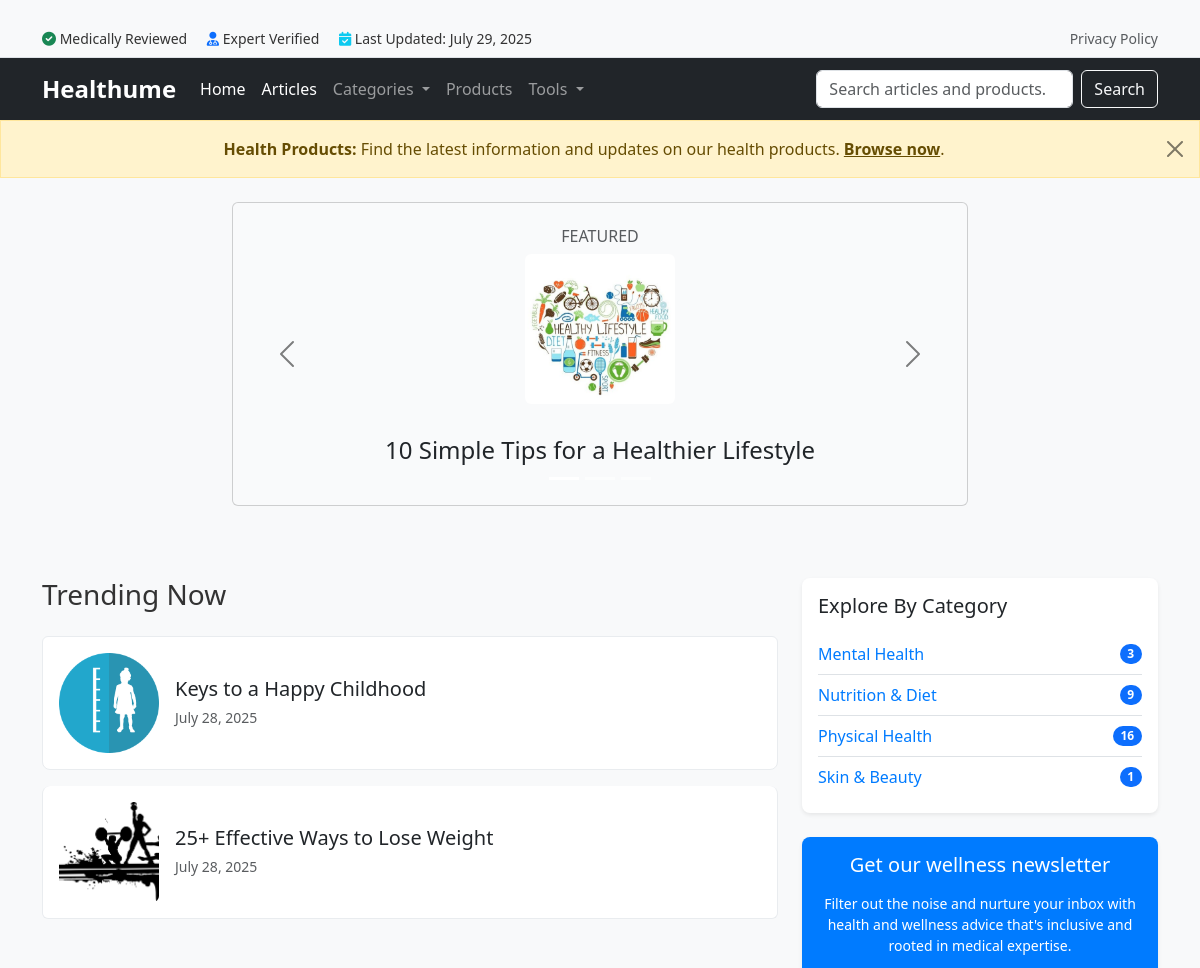
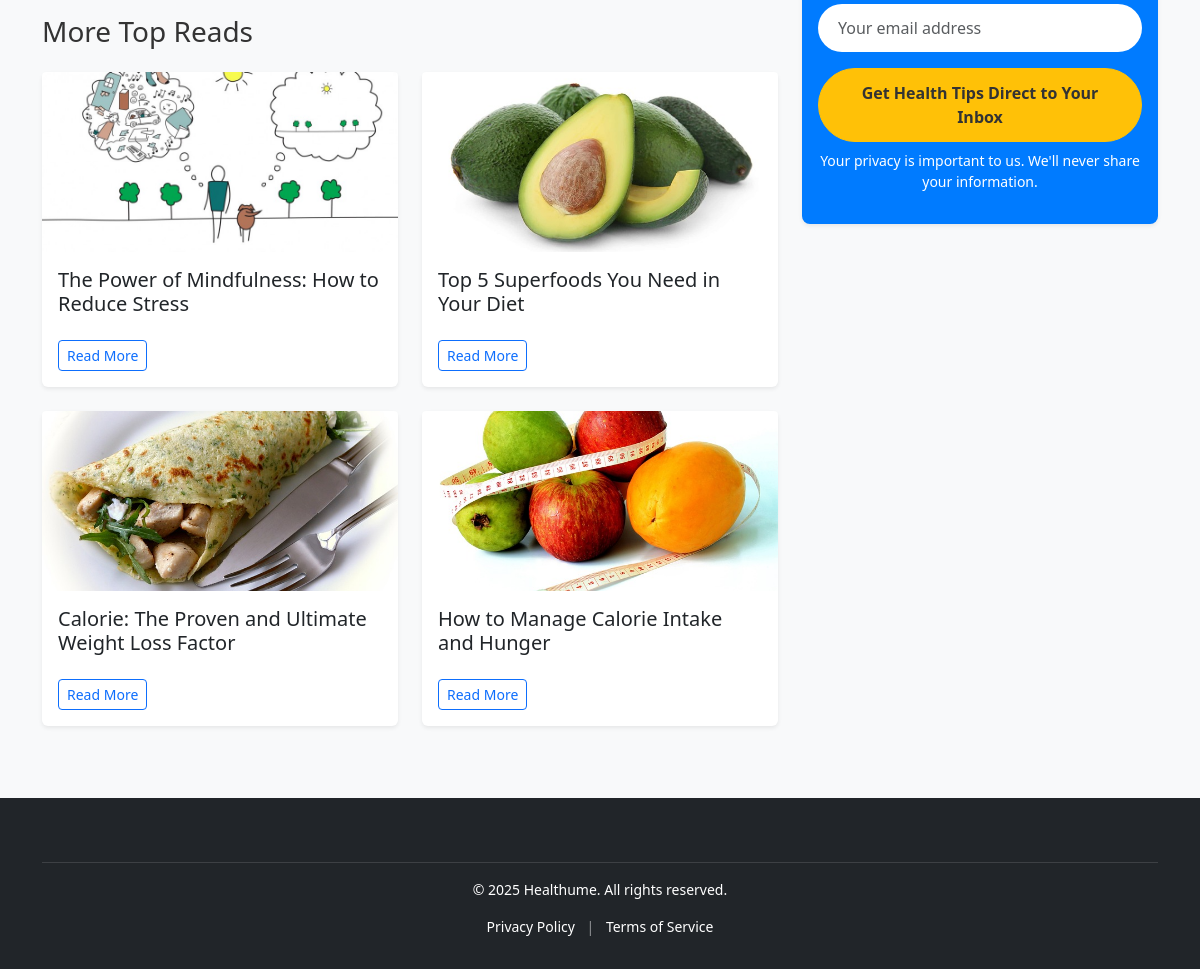
Screenshot of /blog/ with the database file from the repository (2 pictures, top to bottom).
### blog/models.py (models this page shows, shortened)
class Post(models.Model):
    title = models.CharField(max_length=200)
    slug = models.SlugField(unique=True, blank=True)
    content = tinymce_models.HTMLField(
        help_text="Write your blog content here with rich formatting (using TinyMCE editor)."
    )
    category = models.ForeignKey(
        Category,
        on_delete=models.SET_NULL,
        null=True,
        blank=True,
        help_text="Choose a category for this post."
    )
    image = models.ImageField(
        upload_to='blog_images/',
        blank=True,
        null=True,
        help_text="Upload a main image for the blog post. (Recommended size: 1200x675 pixels)"
    )
    published_date = models.DateTimeField(
        default=timezone.now,
        help_text="The date and time this post was published."
    )
    is_featured = models.BooleanField(
        default=False,
        help_text="Check to display this post prominently on the homepage's 'Featured' section."
    )
    class Meta:
        ordering = ['-is_featured', '-published_date']

class Category(models.Model):
    name = models.CharField(max_length=100, unique=True)
    slug = models.SlugField(max_length=200, unique=True, blank=True)
    class Meta:
        verbose_name_plural = "Categories"
        ordering = ['name']

### blog/views.py (the view)
# urls.py: path('', views.home_page, name='home'),
def home_page(request):
    current_year = datetime.now().year
    featured_posts = Post.objects.filter(is_featured=True).order_by('-published_date')[:4]
    trending_posts = (
        Post.objects
        .exclude(pk__in=featured_posts.values_list('pk', flat=True))
        .order_by('-published_date')[:2]
    )
    excluded_pks = list(featured_posts.values_list('pk', flat=True)) + list(trending_posts.values_list('pk', flat=True))
    more_top_reads = (
        Post.objects
        .exclude(pk__in=excluded_pks)
        .order_by('-published_date')[:4]
    )
    blog_categories = Category.objects.annotate(post_count=Count('post')).filter(post_count__gt=0).order_by('name')
    context = {
        'featured_posts': featured_posts,
        'trending_posts': trending_posts,
        'more_top_reads': more_top_reads,
        'blog_categories': blog_categories,
        'current_year': current_year,
    }
    return render(request, 'home.html', context)

### blog/templatetags/blog_tags.py (called while the page is built)
@register.simple_tag
def get_blog_categories():
    return Category.objects.annotate(post_count=Count('post')).filter(post_count__gt=0).order_by('name')

### templates/home.html (shortened to what this page needs)
{% extends 'base.html' %}
{% load static %}
{% block content %}
<div class="row mb-5">
    {% if featured_posts %}
    <div class="col-md-8 offset-md-2">
        <div id="featuredCarousel" class="carousel slide mb-4" data-bs-ride="carousel" data-bs-interval="5000">
            <div class="carousel-inner">
                {% for post in featured_posts %}
                <div class="carousel-item {% if forloop.first %}active{% endif %}">
                    <a href="{% url 'blog:post_detail' post.slug %}" class="text-decoration-none text-dark d-block">
                        <div class="card featured-card text-center h-100">
                            <h6 class="text-uppercase text-muted mb-2 mt-2">Featured</h6>
                            {% if post.image %}
                            <img src="{{ post.image.url }}" alt="{{ post.title }}" style="width:150px; height:150px; object-fit:cover; border-radius:6px;">
                            {% endif %}
                            <div class="p-3">
                                <h4 class="card-title mb-2">{{ post.title }}</h4>
                            </div>
                        </div>
                    </a>
                </div>
                {% endfor %}
            </div>
            <button class="carousel-control-prev" type="button" data-bs-target="#featuredCarousel" data-bs-slide="prev">
                <span class="carousel-control-prev-icon" style="filter:invert(110%);" aria-hidden="true"></span>
            </button>
            <button class="carousel-control-next" type="button" data-bs-target="#featuredCarousel" data-bs-slide="next">
                <span class="carousel-control-next-icon" style="filter:invert(110%);" aria-hidden="true"></span>
            </button>
            <div class="carousel-indicators">
                {% for post in featured_posts %}
                <button type="button" data-bs-target="#featuredCarousel" data-bs-slide-to="{{ forloop.counter0 }}"
                        class="{% if forloop.first %}active{% endif %}" aria-current="true" aria-label="Slide {{ forloop.counter }}"></button>
                {% endfor %}
            </div>
        </div>
    </div>
    {% else %}
    <div class="col-12 text-center">
        <div class="alert alert-info" role="alert">
            No featured posts yet. Mark some as 'featured' in the admin panel under Blog → Posts!
        </div>
    </div>
    {% endif %}
</div>
<div class="row">
    <div class="col-md-8">
        <h3 class="mb-4">Trending Now</h3>
        <div class="list-group mb-5">
            {% for post in trending_posts %}
            <a href="{% url 'blog:post_detail' post.slug %}"
                class="list-group-item list-group-item-action d-flex flex-column flex-md-row align-items-md-center mb-3 p-3 trending-item">
                {% if post.image %}
                <img src="{{ post.image.url }}" class="me-md-3 mb-2 mb-md-0 rounded" alt="{{ post.title }}" style="width: 100px; height: 100px; object-fit: cover;">
                {% endif %}
                <div class="flex-grow-1">
                    <h5 class="mb-1">{{ post.title }}</h5>
                    <small class="text-muted">{{ post.published_date|date:"F d, Y" }}</small>
                </div>
            </a>
            {% empty %}
            <div class="alert alert-warning" role="alert">
                No trending posts available. Add some articles!
            </div>
            {% endfor %}
        </div>
        <h3 class="mb-4">More Top Reads</h3>
        <div class="row">
            {% for post in more_top_reads %}
            <div class="col-md-6 mb-4">
                <div class="card h-100 shadow-sm top-read-card">
                    {% if post.image %}
                    <img src="{{ post.image.url }}" class="card-img-top" alt="{{ post.title }}" style="height: 180px; object-fit: cover;">
                    {% endif %}
                    <div class="card-body d-flex flex-column">
                        <h5 class="card-title">{{ post.title }}</h5>
                        <div class="mt-auto">
                            <a href="{% url 'blog:post_detail' post.slug %}" class="btn btn-outline-primary btn-sm">Read More</a>
                        </div>
                    </div>
                </div>
            </div>
            {% empty %}
            <div class="col-12">
                <div class="alert alert-warning" role="alert">
                    No more top reads available.
                </div>
            </div>
            {% endfor %}
        </div>
    </div>
    <div class="col-md-4">
        <div class="card sidebar-card mb-4 shadow-sm">
            <div class="card-body">
                <h5 class="card-title mb-3">Explore By Category</h5>
                <ul class="list-group list-group-flush">
                    {% for category in blog_categories %}
                    <li class="list-group-item d-flex justify-content-between align-items-center">
                        <a href="{% url 'blog:post_by_category' category.slug %}" class="text-decoration-none">{{ category.name }}</a>
                        <span class="badge bg-primary rounded-pill">{{ category.post_count }}</span>
                    </li>
                    {% empty %}
                    <li class="list-group-item text-muted">No categories created yet.</li>
                    {% endfor %}
                </ul>
            </div>
        </div>
        <div class="card sidebar-card mb-4 shadow-sm bg-primary text-white">
            <div class="card-body">
                <h5 class="card-title text-center mb-3">Get our wellness newsletter</h5>
                <p class="card-text text-center small">
                    Filter out the noise and nurture your inbox with health and wellness advice that's inclusive and rooted in medical expertise.
                </p>
                <form action="{% url 'blog:newsletter_signup' %}" method="POST">
                    <div class="mb-3">
                        <input type="email" name="email" class="form-control" placeholder="Your email address" required>
                    </div>
                    <div class="d-grid">
                        <button type="submit" class="btn btn-warning">Get Health Tips Direct to Your Inbox</button>
                    </div>
                    <p class="text-center small mt-2">Your privacy is important to us. We'll never share your information.</p>
                </form>
            </div>
        </div>
    </div>
</div>
{% endblock %}

### templates/base.html (shortened to what this page needs)
{% load static %}
{% load blog_tags %}
<!DOCTYPE html>
<html lang="en">
<head>
    <link href="https://cdn.jsdelivr.net/npm/bootstrap@5.3.0/dist/css/bootstrap.min.css" rel="stylesheet">
    <link rel="stylesheet" href="https://cdnjs.cloudflare.com/ajax/libs/font-awesome/6.0.0-beta3/css/all.min.css">
    <link rel="stylesheet" href="{% static 'css/style.css' %}">
</head>
<body>
    <header class="bg-light py-2 border-bottom">
        <div class="container d-flex justify-content-between align-items-center">
            <div class="d-none d-md-block small">
                <span class="me-3">
                    <i class="fas fa-check-circle text-success"></i> Medically Reviewed
                </span>
                <span class="me-3">
                    <i class="fas fa-user-md text-primary"></i> Expert Verified
                </span>
                <span>
                    <i class="fas fa-calendar-check text-info"></i> Last Updated: {% now "F j, Y" %}
                </span>
            </div>
            <div class="text-end small">
                <a href="{% url 'privacy_policy' %}" class="text-decoration-none text-muted">Privacy Policy</a>
            </div>
        </div>
    </header>
    <nav class="navbar navbar-expand-lg navbar-dark bg-dark">
        <div class="container">
            <a class="navbar-brand" href="{% url 'home' %}">Healthume</a>
            <div class="collapse navbar-collapse" id="navbarNav">
                <ul class="navbar-nav me-auto mb-2 mb-lg-0">
                    <li class="nav-item">
                        <a class="nav-link {% if request.resolver_match.url_name == 'home' %}active{% endif %}"
                            href="{% url 'home' %}">Home</a>
                    </li>
                    <li class="nav-item">
                        <a class="nav-link {% if 'blog' in request.resolver_match.app_name %}active{% endif %}"
                            href="{% url 'blog:post_list' %}">Articles</a>
                    </li>
                    <li class="nav-item dropdown">
                        <a class="nav-link dropdown-toggle" href="#" id="blogCategoryDropdown" role="button"
                            data-bs-toggle="dropdown" aria-expanded="false">
                            Categories
                        </a>
                            {% get_blog_categories as blog_categories %}
                    </li>
                    <li class="nav-item">
                        <a class="nav-link {% if 'shop' in request.resolver_match.app_name %}active{% endif %}"
                            href="{% url 'shop:product_list' %}">Products</a>
                    </li>
                    <li class="nav-item dropdown">
                        <a class="nav-link dropdown-toggle" href="#" id="toolsDropdown" role="button"
                            data-bs-toggle="dropdown" aria-expanded="false">
                            Tools
                        </a>
                    </li>
                </ul>
                <form class="d-flex" action="{% url 'blog:combined_search' %}" method="GET">
                    <input class="form-control me-2" type="search" name="q"
                        placeholder="Search articles and products..." aria-label="Search">
                    <button class="btn btn-outline-light" type="submit">Search</button>
                </form>
            </div>
        </div>
    </nav>
    <div id="health-alert" class="alert alert-warning alert-dismissible fade show rounded-0 mb-0 text-center"
        role="alert">
        <strong>Health Products:</strong> Find the latest information and updates on our health products.
        <a href="{% url 'shop:product_list' %}" class="alert-link">Browse now</a>.
        <button type="button" class="btn-close" data-bs-dismiss="alert" aria-label="Close"></button>
    </div>
    <div class="container mt-4">
        {% block content %}{% endblock %}
    </div>
    <footer class="bg-dark text-white pt-5 pb-3 mt-5">
        <div class="container">
            <hr class="text-white-50">
            <div class="text-center small">
                <p>&copy; {{ current_year }} Healthume. All rights reserved.</p>
                <p>
                    <a href="{% url 'privacy_policy' %}" class="text-white text-decoration-none mx-2">Privacy Policy</a>
                    <span class="text-white-50">|</span>
                    <a href="{% url 'terms_of_service' %}" class="text-white text-decoration-none mx-2">Terms of
                        Service</a>
                </p>
            </div>
        </div>
    </footer>
</body>
</html>

### static/css/style.css (style rules this page uses)
body { padding-top: 20px; font-family: 'Segoe UI', Tahoma, Geneva, Verdana, sans-serif; color: #333; background-color: #f8f9fa; }
.navbar-brand { font-weight: bold; font-size: 1.5rem; }
.featured-card { position: relative; background-color: #f9fafb; padding: 1rem; width: 100%; }
.featured-card img { width: 250px; height: 250px; object-fit: cover; display: block; margin: 0 auto 1rem auto; border-radius: 5px; }
.trending-item { transition: all 0.2s ease-in-out; background-color: #ffffff; border: 1px solid #e9ecef; border-radius: 0.5rem; }
.trending-item img { border-radius: 8px; }
.top-read-card { transition: transform 0.2s ease-in-out, box-shadow 0.2s ease-in-out; border: none; }
.top-read-card img { height: 180px; object-fit: cover; border-top-left-radius: 0.25rem; border-top-right-radius: 0.25rem; }
.sidebar-card { border: none; border-radius: 0.5rem; }
.sidebar-card .list-group-item { border-left: none; border-right: none; padding-left: 0; padding-right: 0; background-color: transparent; }
.sidebar-card .list-group-item:first-child { border-top: none; }
.sidebar-card .list-group-item:last-child { border-bottom: none; }
.sidebar-card a { color: #007bff; }
.sidebar-card.bg-primary { background-color: #007bff !important; border: none; }
.sidebar-card.bg-primary .form-control { border-radius: 50px; padding: 0.75rem 1.25rem; border: none; }
.sidebar-card.bg-primary .btn-warning { border-radius: 50px; padding: 0.75rem 1.25rem; font-weight: bold; color: #333; }
footer { background-color: #212529; color: #f8f9fa; }
footer a { color: #ffffff; text-decoration: none; }

### rows the page displays
Post: image (picture), title "10 Simple Tips for a Healthier Lifestyle"
Post: image (picture), title "Keys to a Happy Childhood", published_date "July 28, 2025"
Post: image (picture), title "25+ Effective Ways to Lose Weight", published_date "July 28, 2025"
Post: image (picture), title "The Power of Mindfulness: How to Reduce Stress"
Post: image (picture), title "Top 5 Superfoods You Need in Your Diet"
Post: image (picture), title "Calorie: The Proven and Ultimate Weight Loss Factor"
Post: image (picture), title "How to Manage Calorie Intake and Hunger"
Category: name "Mental Health", post_count "3"
Category: name "Nutrition & Diet", post_count "9"
Category: name "Physical Health", post_count "16"
Category: name "Skin & Beauty", post_count "1"
